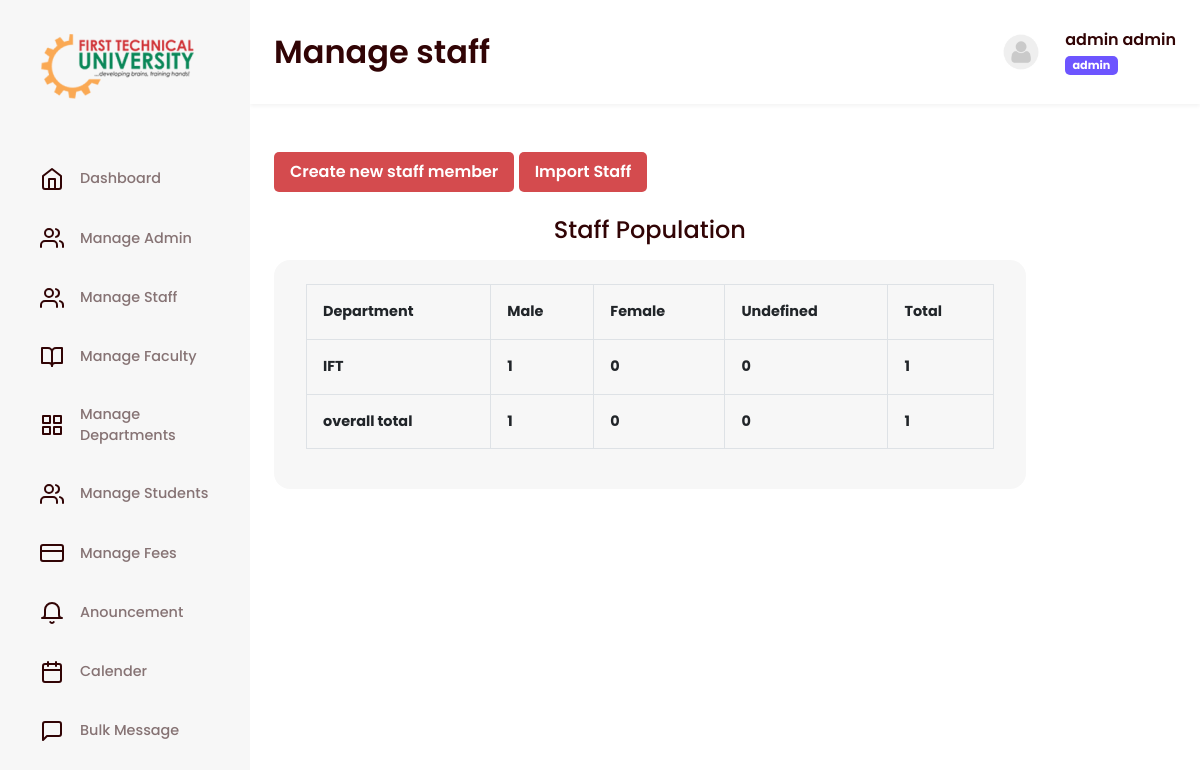
/admin/staff_records.php (signed in), run on the app's committed database.
### tables this page shows
CREATE TABLE `staff` (
  `sn` int(11) NOT NULL,
  `fname` varchar(20) NOT NULL,
  `mname` varchar(20) NOT NULL,
  `lname` varchar(20) NOT NULL,
  `gender` varchar(7) NOT NULL,
  `title` varchar(5) NOT NULL,
  `username` varchar(200) NOT NULL,
  `employee` varchar(20) NOT NULL,
  `job_description` varchar(20) NOT NULL,
  `marital_status` varchar(20) NOT NULL,
  `address` text NOT NULL,
  `phone` varchar(15) NOT NULL,
  `email` varchar(200) NOT NULL,
  `lga` varchar(20) NOT NULL,
  `state` varchar(20) NOT NULL,
  `country` varchar(20) NOT NULL,
  `salary_status` varchar(20) NOT NULL,
  `level` varchar(20) NOT NULL,
  `date_employed` varchar(11) NOT NULL,
  `picture` varchar(200) NOT NULL,
  `religion` varchar(20) NOT NULL,
  `nok` varchar(20) NOT NULL,
  `rnok` varchar(20) NOT NULL,
  `pnok` varchar(16) NOT NULL,
  `qualification` varchar(20) NOT NULL,
  `age` int(11) NOT NULL,
  `dob` varchar(10) NOT NULL,
  `department` varchar(20) NOT NULL,
  `college` varchar(120) NOT NULL,
  `program` varchar(120) NOT NULL,
  `bank` varchar(20) NOT NULL,
  `acc` varchar(15) NOT NULL,
  `last_update` varchar(20) NOT NULL,
  `genotype` varchar(25) NOT NULL,
  `blood_group` varchar(50) NOT NULL,
  `weight` varchar(50) NOT NULL,
  `height` varchar(50) NOT NULL,
  `anok` text NOT NULL,
  `role` text NOT NULL
);

### admin/header.php (called while the page is built, shortened)
<?php include("../conn.php") ?>
<?php session_start();
$users = $_SESSION['users'];
$s1 = mysqli_query($con, "SELECT * FROM admin where username = '$users'");
$sh1 = mysqli_fetch_array($s1);
$name1 = $sh1['fname'] . " " . $sh1['lname'];
$img = $sh1['picture'];
if ($img == "") {
    $img2 = "passport/default.png";
} else {
    $img2 = $img;
}
$role = "admin";
?>
<?php include("../extras/header.php") ?>

### admin/staff_records.php (the view, shortened to what this page needs)
<?php
$title = "Manage staff";
include("header.php");
?>
<div class="viewbox-content">
    <div class="content">
        <div class="col-sm-10 mb-5">
            <div class="content">
                <div class="report">
                    <div class="panel-body">
                        <a href="cstaff.php" class="btn btn-pink"><span class="glyphicon glyphicon-plus"></span> Create
                            new
                            staff
                            member</a>
                        <a href="import_staff.php" class="btn btn-pink"><span class="glyphicon glyphicon-import"></span>
                            Import
                            Staff</a>
                    </div>
                    <div class="panel-body">
                        <h4 class="text-center mb-3 mt-4">Staff Population</h4>
                        <div class="table-responsive table-box">
                            <table class="table table-bordered" id="data">
                                <tr>
                                    <th>Department</th>
                                    <th>Male <i class="fa fa-male"></i></th>
                                    <th>Female <i class="fa fa-female"></i></th>
                                    <th>Undefined <i class="fa fa-ban"></i></th>
                                    <th>Total</th>
                                </tr>
                                <?php
                                $class_check = mysqli_query($con, "SELECT * FROM staff group by department");
                                while ($class_result = mysqli_fetch_array($class_check)) {
                                    $department = $class_result['department'];
                                    $q1 = mysqli_query($con, "SELECT * FROM staff Where department = '$department' AND gender = 'male'");
                                    $n1 = mysqli_num_rows($q1);
                                    $q2 = mysqli_query($con, "SELECT * FROM staff Where department  = '$department' AND gender = 'female'");
                                    $n2 = mysqli_num_rows($q2);
                                    $q3 = mysqli_query($con, "SELECT * FROM staff Where department  = '$department' AND gender = ''");
                                    $n3 = mysqli_num_rows($q3);
                                    $total1 = $n1 + $n2 + $n3;
                                    $n37 += $n1;
                                    $n38 += $n2;
                                    $n39 += $n3;
                                    $total13 = $n37 + $n38 + $n39;
                                    echo "<tr>
            <th>$department</th>
            <th>$n1</th>
            <th>$n2</th>
            <th>$n3</th>
            <th>$total1</th>
          </tr>";
                                }
                                ?>
                                <tr>
                                    <th>overall total</th>
                                    <th><?php echo $n37 ?></th>
                                    <th>
                                        <?php echo $n38 ?>
                                    </th>
                                    <th><?php echo $n39 ?></th>
                                    <th>
                                        <?php echo $total13 ?>
                                    </th>
                                </tr>
                            </table>
                        </div>
                    </div>
                </div>
            </div>
        </div>
    </div>
</div>
<?php include("../extras/footer.php") ?>

### extras/body.php (shortened to what this page needs)
<body>
    <main id="super-box">
        <?php include("navbar.php") ?>
        <section class="viewbox">
            <div class="viewbox-nav">
                <h1>
                    <?= $title ?>
                </h1>
                <div id="droppy" class="dropdown">
                    <div class="profile-bar dropdown-toggle" type="button" id="dropdownMenuButton1"
                        data-bs-toggle="dropdown" aria-expanded="false">
                        <div class="image">
                            <img src="<?= $img2 ?>" alt="">
                        </div>
                        <div class="content">
                            <p>
                                <?= $name1 ?>
                            </p>
                            <span class="badge bg-secondary"><?= $role ?></span>
                        </div>
                    </div>
                </div>
            </div>

### assets/css/style.css (style rules this page uses)
body { font-family: 'Poppins', sans-serif !important; color: #310405 !important; }
h1 { font-weight: 600 !important; }
p { margin-bottom: 0 !important; }
.panel-body { margin-bottom: 1.5rem; }
.btn-pink { background-color: #d44b4e !important; color: #fff !important; border: none !important; padding: .5rem 1rem !important; border-radius: 5px !important; font-weight: 600 !important; transition: .3s !important; }
#super-box { display: flex; align-items: flex-start; min-height: 100vh; width: 100%; overflow-x: hidden; background-color: white; position: relative; }
#super-box nav, #super-box section.viewbox { min-height: 100vh; transition: .3s; overflow: hidden; }
#super-box .viewbox { width: calc(100% - 250px); margin-left: 250px; }
.viewbox .viewbox-nav, .viewbox .viewbox-content { padding: .7rem 1.5rem; }
.viewbox .viewbox-nav { display: flex; align-items: center; box-shadow: 0px 2px 4px rgba(0, 0, 0, 0.05); }
.viewbox .viewbox-nav h1 { margin-right: auto; }
.viewbox .viewbox-nav .profile-bar { display: flex; align-content: center; }
.viewbox .viewbox-nav .profile-bar .content p { margin-bottom: .3rem; font-weight: 600; }
.viewbox .viewbox-nav .profile-bar .content span { font-size: .7rem !important; background: #6D55FF !important; border-radius: 5px; }
.viewbox .viewbox-nav .profile-bar .image { width: 40px; height: 100%; overflow: hidden; display: flex; align-items: center; justify-content: center; margin: auto 0; margin-right: 1.5rem; }
.viewbox .viewbox-nav .profile-bar .image img { width: 40px; height: 40px; border-radius: 50%; display: block; margin: 0 auto; }
#droppy .profile-bar::after { opacity: 0; display: none; }
.viewbox .viewbox-content { padding-top: 3rem; max-width: 1400px; }
.table-box { padding: 24px 32px; gap: 16px; background: #F7F7F7; border-radius: 16px; width: 100%; overflow-x: scroll; }
.table>:not(caption)>*>* { padding: 1rem !important; font-size: .9rem; }

### data on the page
staff: department "IFT", n1 "1", n2 "0", n3 "0", total1 "1"

### other printed values
$item['name'] "Dashboard"
$item['name'] "Manage Admin"
$item['name'] "Manage Staff"
$item['name'] "Manage Faculty"
$item['name'] "Manage Departments"
$item['name'] "Manage Students"
$item['name'] "Manage Fees"
$item['name'] "Anouncement"
$item['name'] "Calender"
$item['name'] "Bulk Message"
$title "Manage staff"
$name1 "admin admin"
$role "admin"
$n37 "1"
$n38 "0"
